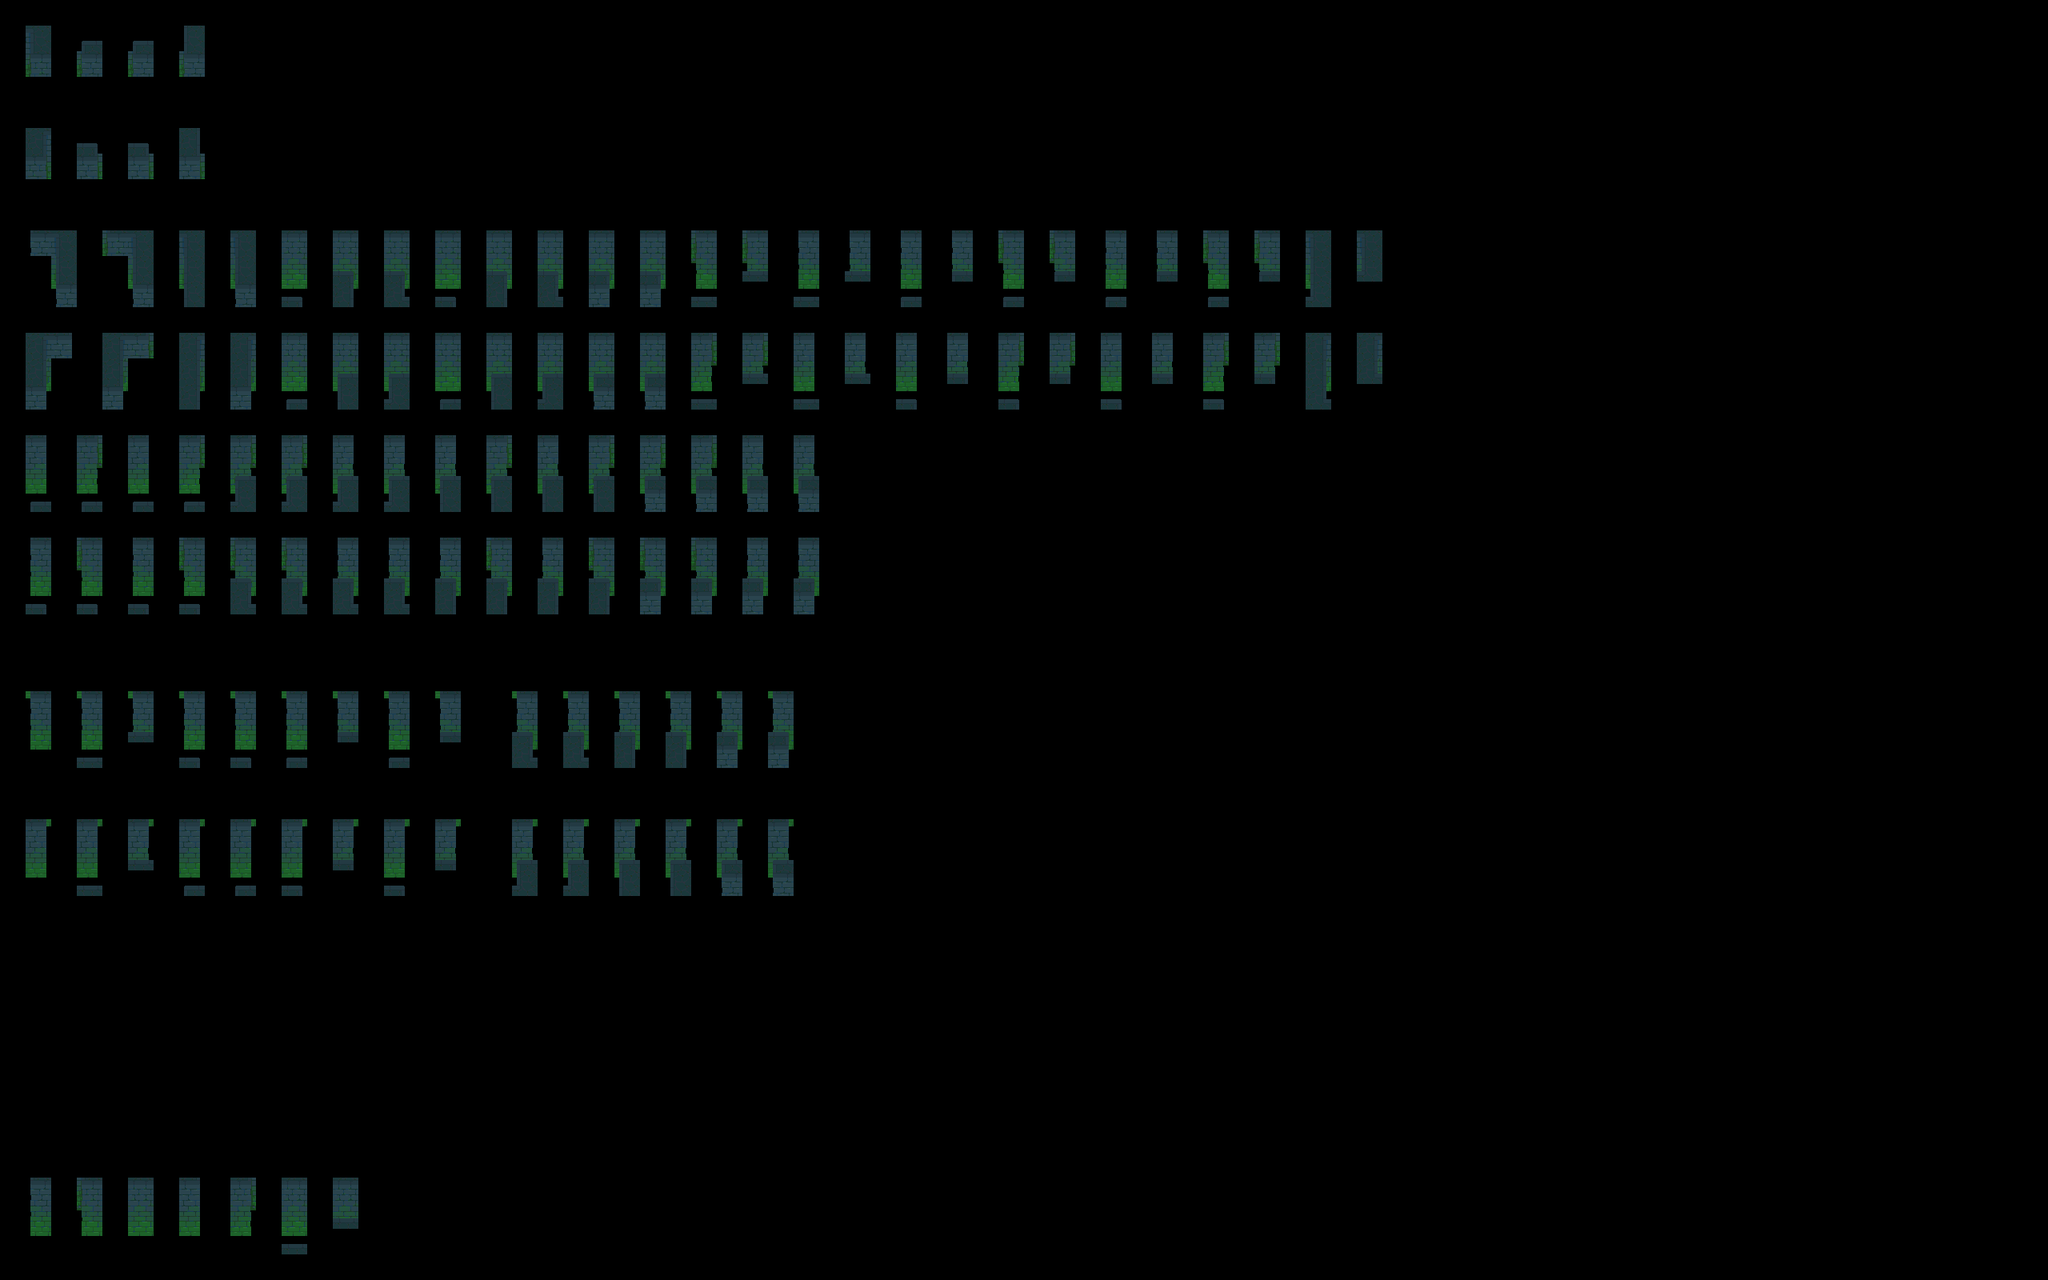

Rendered tile map (Tiled .tmx) drawn with the repository's tilesets; below, a short description and the map source with its tile grids summarised:
An orthogonal 80x50 tile map with 32x32 px tiles, 2 tile layers (input_wall-2-2, output_wall-2-2), 2 hidden layers not drawn.

<map version="1.5" tiledversion="1.7.2" orientation="orthogonal" renderorder="right-down" width="80" height="50" tilewidth="32" tileheight="32" infinite="0" nextlayerid="5" nextobjectid="1">
 <tileset firstgid="1" source="Sewers-Tileset-wall-2-2-water.tsx" />
 <layer id="1" name="regions_input" width="80" height="50" visible="0">
  <data>[4000 cells, 354 non-empty, 1 distinct tile ids]</data>
 </layer>
 <layer id="2" name="input_wall-2-2" width="80" height="50">
  <properties>
   <property name="StrictEmpty" type="bool" value="true" />
  </properties>
  <data>[4000 cells, 313 non-empty, 18 distinct tile ids]</data>
 </layer>
 <layer id="3" name="regions_output" width="80" height="50" visible="0">
  <data>[4000 cells, 229 non-empty, 1 distinct tile ids]</data>
 </layer>
 <layer id="4" name="output_wall-2-2" width="80" height="50">
  <data>[4000 cells, 229 non-empty, 72 distinct tile ids]</data>
 </layer>
</map>
